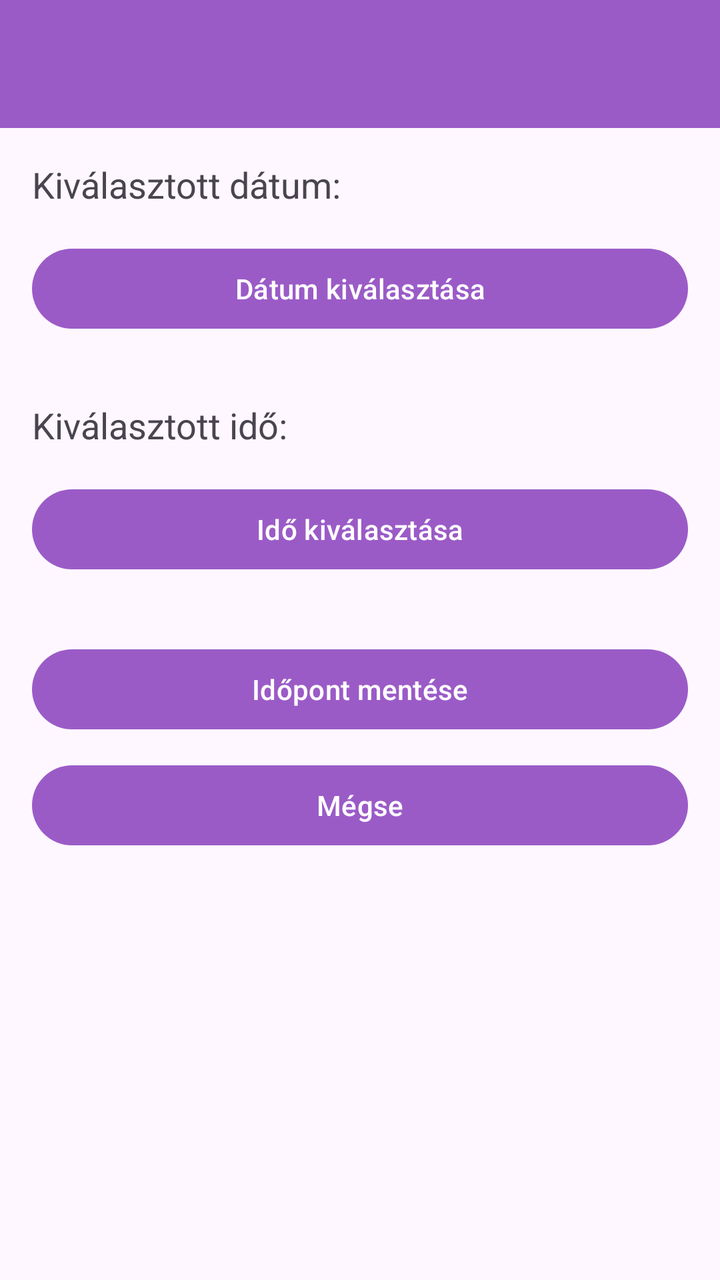
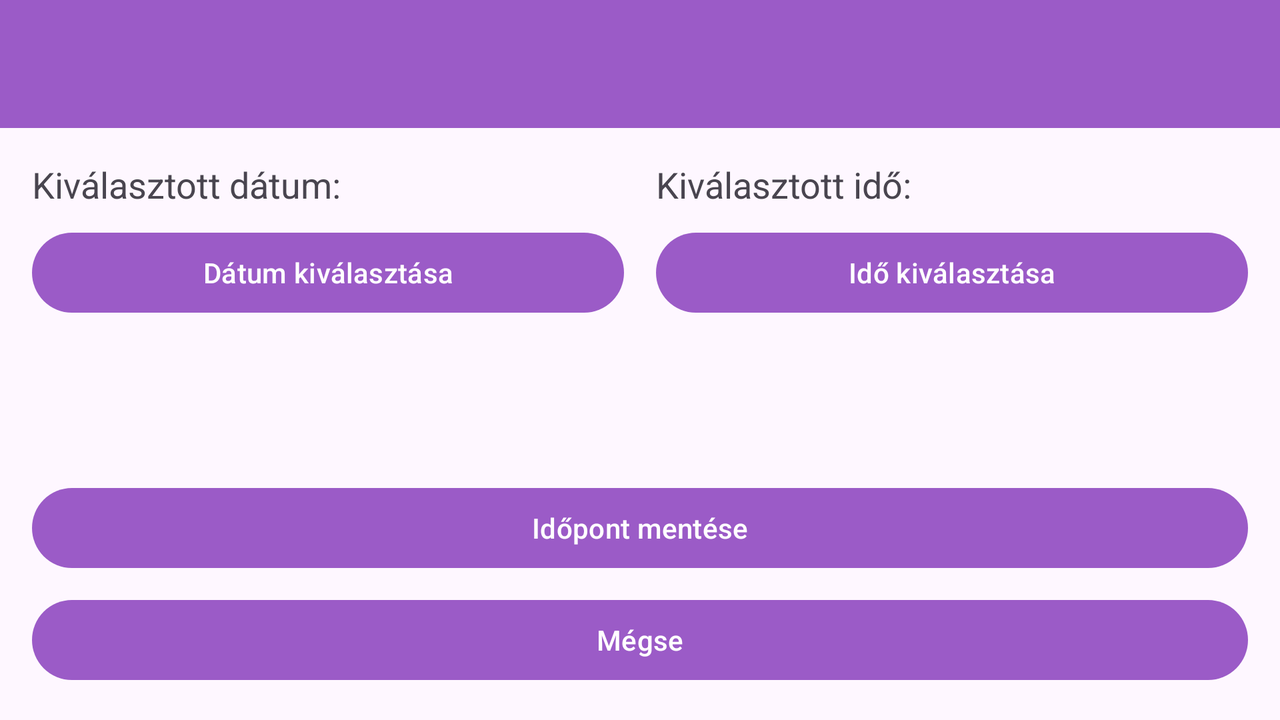

One screen, two layout resources from the same app: the default and the repository's alternative for another configuration. Each is rendered where Android would select it; the XML of both is given below.
<!-- AndroidManifest.xml: application theme Base.Theme.MyApplication -->
<!-- res/layout/activity_edit_booking.xml -->
<?xml version="1.0" encoding="utf-8"?>
<LinearLayout xmlns:android="http://schemas.android.com/apk/res/android"
    android:layout_width="match_parent"
    android:layout_height="match_parent"
    android:orientation="vertical"
    android:background="@drawable/background">

    <androidx.appcompat.widget.Toolbar
        android:id="@+id/toolbar"
        android:layout_width="match_parent"
        android:layout_height="?attr/actionBarSize"
        android:background="?attr/colorPrimary"
        android:titleTextColor="@android:color/white" />

    <TextView
        android:id="@+id/editSelectedDateText"
        android:layout_width="wrap_content"
        android:layout_height="wrap_content"
        android:text="Kiválasztott dátum:"
        android:textSize="18sp"
        android:padding="16dp"/>

    <Button
        android:id="@+id/editPickDateButton"
        android:layout_width="match_parent"
        android:layout_height="wrap_content"
        android:text="Dátum kiválasztása"
        android:layout_marginStart="16dp"
        android:layout_marginEnd="16dp"/>

    <TextView
        android:id="@+id/editSelectedTimeText"
        android:layout_width="wrap_content"
        android:layout_height="wrap_content"
        android:text="Kiválasztott idő:"
        android:textSize="18sp"
        android:layout_marginTop="16dp"
        android:padding="16dp"/>

    <Button
        android:id="@+id/editPickTimeButton"
        android:layout_width="match_parent"
        android:layout_height="wrap_content"
        android:text="Idő kiválasztása"
        android:layout_marginStart="16dp"
        android:layout_marginEnd="16dp"
        />

    <Button
        android:id="@+id/saveButton"
        android:layout_width="match_parent"
        android:layout_height="wrap_content"
        android:text="Időpont mentése"
        android:layout_marginTop="32dp"
        android:layout_marginStart="16dp"
        android:layout_marginEnd="16dp"
        />

    <Button
        android:id="@+id/backButton"
        android:layout_width="match_parent"
        android:layout_height="wrap_content"
        android:text="Mégse"
        android:layout_marginTop="10dp"
        android:layout_marginStart="16dp"
        android:layout_marginEnd="16dp"
        />

</LinearLayout>
<!-- resources referenced by this layout -->
<resources>
  <style name="Base.Theme.MyApplication" parent="Theme.Material3.DayNight.NoActionBar">
          <item name="colorPrimary">@color/colorPrimary</item>
          <item name="colorPrimaryContainer">@color/colorPrimaryVariant</item>
          <item name="colorSecondary">@color/colorSecondary</item>
      </style>
  <color name="colorPrimary">#9B5BC7</color>
  <color name="colorPrimaryVariant">#7043A2</color>
  <color name="colorSecondary">#6909D1</color>
</resources>
<!-- res/layout-land/activity_edit_booking.xml (the repository's variant of the layout above) -->
<!-- drawn on the phone turned sideways -->
<?xml version="1.0" encoding="utf-8"?>
<LinearLayout
    xmlns:android="http://schemas.android.com/apk/res/android"
    android:layout_width="match_parent"
    android:layout_height="match_parent"
    android:orientation="vertical"
    android:background="@drawable/background">

    <androidx.appcompat.widget.Toolbar
        android:id="@+id/toolbar"
        android:layout_width="match_parent"
        android:layout_height="?attr/actionBarSize"
        android:background="?attr/colorPrimary"
        android:titleTextColor="@android:color/white" />

    <LinearLayout
        android:layout_width="match_parent"
        android:layout_height="0dp"
        android:layout_weight="1"
        android:orientation="horizontal"
        android:padding="16dp"
        android:weightSum="2">

        <LinearLayout
            android:layout_width="0dp"
            android:layout_height="match_parent"
            android:layout_weight="1"
            android:orientation="vertical"
            android:paddingEnd="8dp">

            <TextView
                android:id="@+id/editSelectedDateText"
                android:layout_width="wrap_content"
                android:layout_height="wrap_content"
                android:text="Kiválasztott dátum:"
                android:textSize="18sp"
                android:paddingBottom="8dp"/>

            <Button
                android:id="@+id/editPickDateButton"
                android:layout_width="match_parent"
                android:layout_height="wrap_content"
                android:text="Dátum kiválasztása" />

        </LinearLayout>

        <LinearLayout
            android:layout_width="0dp"
            android:layout_height="match_parent"
            android:layout_weight="1"
            android:orientation="vertical"
            android:paddingStart="8dp">

            <TextView
                android:id="@+id/editSelectedTimeText"
                android:layout_width="wrap_content"
                android:layout_height="wrap_content"
                android:text="Kiválasztott idő:"
                android:textSize="18sp"
                android:paddingBottom="8dp"/>

            <Button
                android:id="@+id/editPickTimeButton"
                android:layout_width="match_parent"
                android:layout_height="wrap_content"
                android:text="Idő kiválasztása" />

        </LinearLayout>

    </LinearLayout>

    <Button
        android:id="@+id/saveButton"
        android:layout_width="match_parent"
        android:layout_height="wrap_content"
        android:text="Időpont mentése"
        android:layout_marginStart="16dp"
        android:layout_marginEnd="16dp"
        android:layout_marginBottom="8dp" />

    <Button
        android:id="@+id/backButton"
        android:layout_width="match_parent"
        android:layout_height="wrap_content"
        android:text="Mégse"
        android:layout_marginStart="16dp"
        android:layout_marginEnd="16dp"
        android:layout_marginBottom="16dp" />

</LinearLayout>
